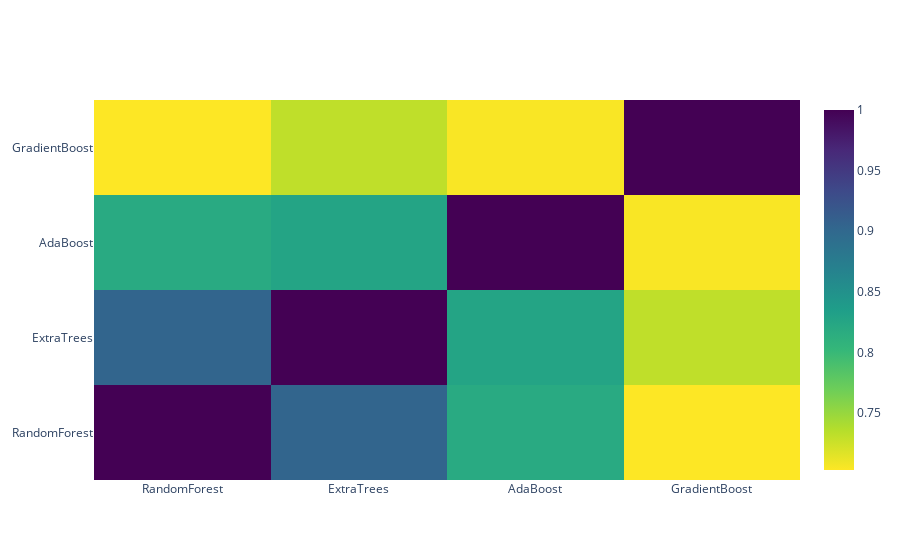

This figure's notebook cell:
### Code cell
data = [go.Heatmap(z=base_predictions_train.astype(float).corr().values,
                  x = base_predictions_train.columns.values,
                  y = base_predictions_train.columns.values,
                  colorscale = 'Viridis',
                  showscale = True,
                  reversescale = True)]
py.iplot(data, filename = 'labelled-heatmap')

### Figure 1 — Plotly figure (JSON) as saved in the notebook; plotly's stock layout.template omitted (floating-point values rounded to 4 significant figures)
{"data": [{"colorscale": [[0, "#440154"], [0.1111, "#482878"], [0.2222, "#3e4989"], [0.3333, "#31688e"], [0.4444, "#26828e"], [0.5556, "#1f9e89"], [0.6667, "#35b779"], [0.7778, "#6ece58"], [0.8889, "#b5de2b"], [1, "#fde725"]], "reversescale": true, "showscale": true, "type": "heatmap", "x": ["RandomForest", "ExtraTrees", "AdaBoost", "GradientBoost"], "y": ["RandomForest", "ExtraTrees", "AdaBoost", "GradientBoost"], "z": [[1, 0.9046, 0.8195, 0.703], [0.9046, 1, 0.827, 0.7313], [0.8195, 0.827, 1, 0.705], [0.703, 0.7313, 0.705, 1]]}], "layout": {"xaxis": {"type": "category", "range": [-0.5, 3.5], "autorange": true}, "yaxis": {"type": "category", "range": [-0.5, 3.5], "autorange": true}, "autosize": true}}
